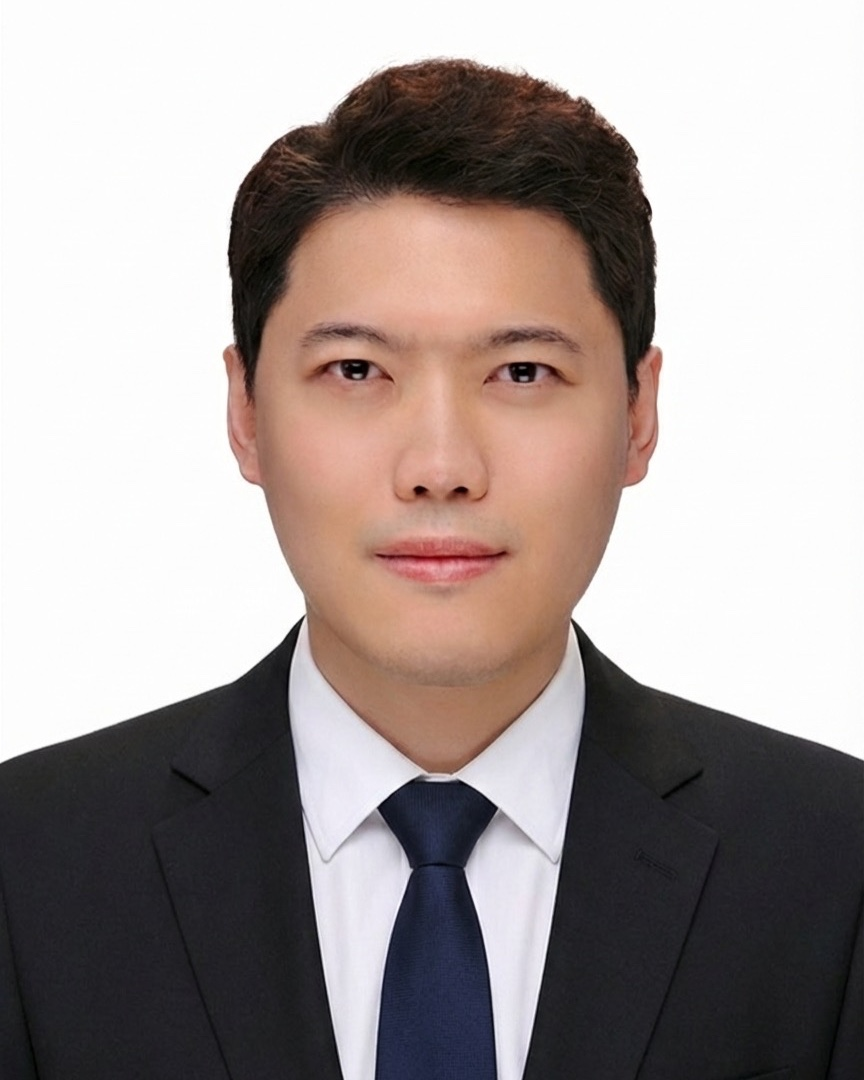
#> input picture images/profile.jpg, 864 x 1080 px
$ python -i make_teaser.py   (imports and definitions only)
#> lines starting #> are read from the running program, lines starting #| are printed output that depends on the picture
#> further down, picture is the input picture: PIL image 864x1080 RGB; mean R, G, B 164.6, 154.4, 152.2
#!/usr/bin/env python3
"""Make a publication teaser at images/teasers/<id>.png.

  python3 scripts/make_teaser.py FIGURE ID [--page N] [--crop X,Y,W,H] [--margin 0.03]

FIGURE is a PNG/JPG/WebP image or a PDF (page N, default 1; needs `pdftoppm` from poppler
or PyMuPDF). The figure is flattened onto white, trimmed of empty margins, given a small even
margin, and scaled down to at most 1200 px wide and 600 px tall. Crop coordinates are pixels
of the source image, or of the page rendered at 220 dpi for a PDF.

The page shows teasers in a 2:1 box, so figures between about 1.6:1 and 3:1 fill it best.
Requires Pillow: pip install pillow
"""
from __future__ import annotations

import argparse
import re
import shutil
import subprocess
import sys
import tempfile
from pathlib import Path

try:
    from PIL import Image, ImageChops
except ImportError:
    sys.exit("Pillow is missing. Install it with: pip install pillow")

ROOT = Path(__file__).resolve().parent.parent
OUT_DIR = ROOT / "images" / "teasers"
DPI = 220


# [22 lines left out: functions load, on_white, not called in this run]


def trim(im: Image.Image, tolerance: int = 12) -> Image.Image:
#> called with tolerance = 12
    diff = ImageChops.difference(im, Image.new("RGB", im.size, (255, 255, 255))).convert("L")
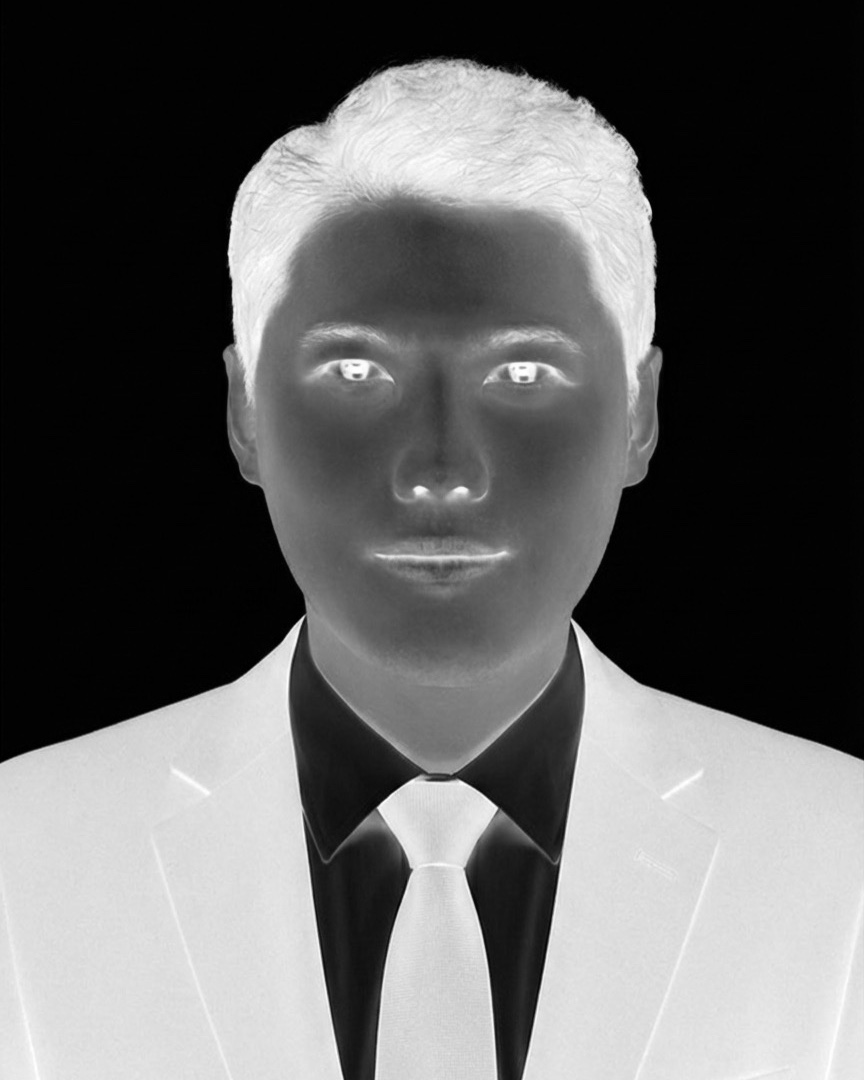
#> diff: PIL image 864x1080 L; min 0, max 255, mean 97.8
    box = diff.point(lambda v: 255 if v > tolerance else 0).getbbox()
#> box = (0, 55, 864, 1080)
    return im.crop(box) if box else im
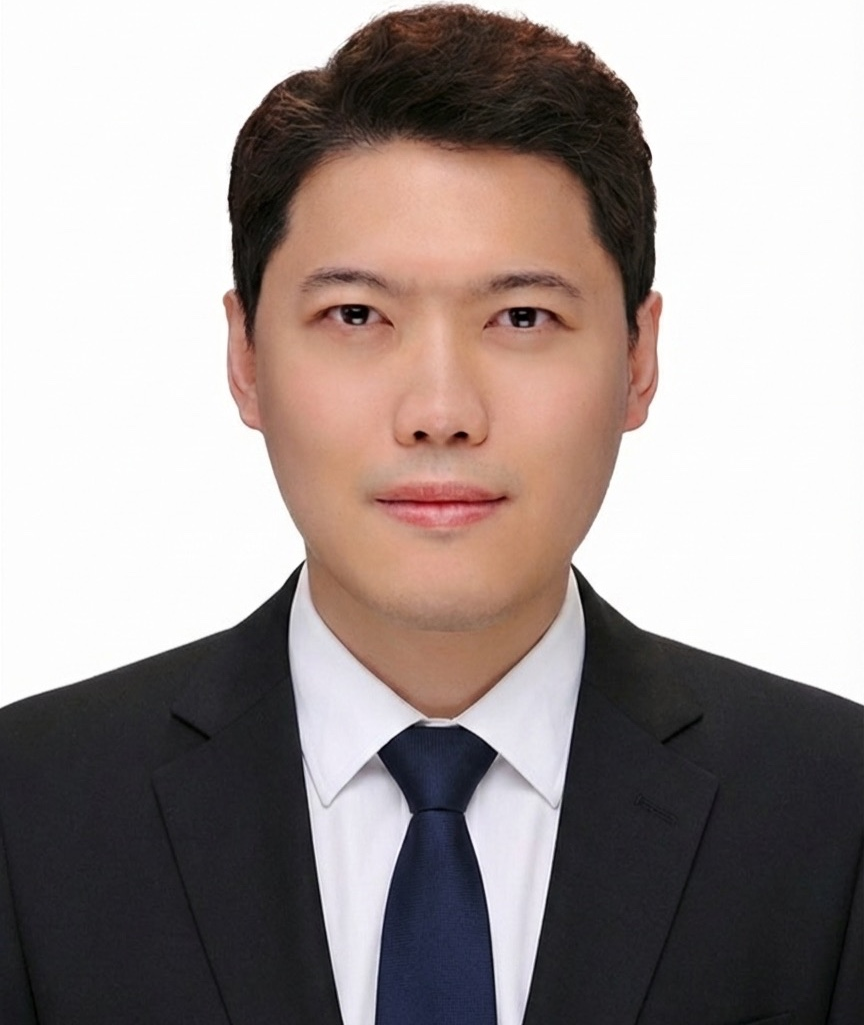
#> returned value: PIL image 864x1025 RGB; mean R, G, B 159.8, 149.1, 146.8


# [44 lines left out: function main, not called in this run]


# [2 lines not run here, left out]

>>> from PIL import Image
>>> picture = Image.open('../images/profile.jpg')
>>> result = trim(picture)
